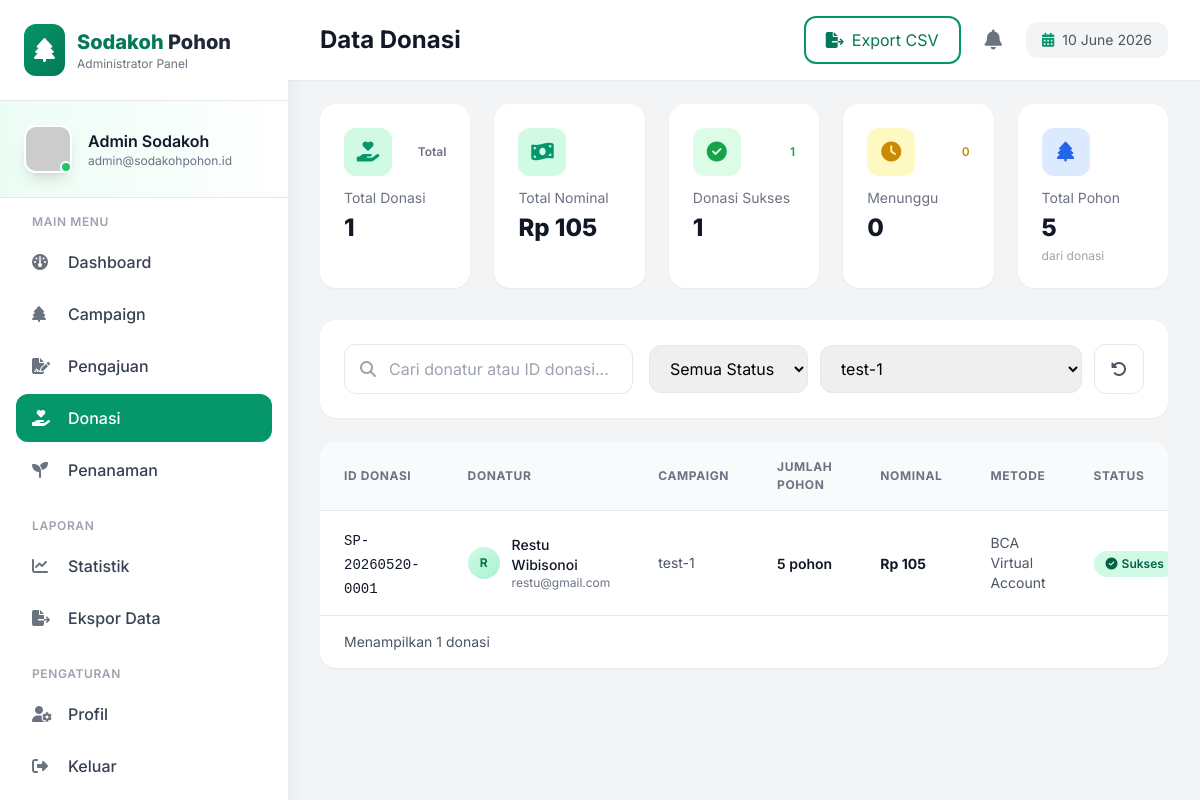
/admin/donations.php?campaign=16 (signed in), run on the app's committed database.
### tables this page shows
CREATE TABLE `donations` (
  `id` int(11) NOT NULL,
  `donation_number` varchar(50) NOT NULL,
  `donor_name` varchar(255) NOT NULL,
  `donor_email` varchar(255) DEFAULT NULL,
  `donor_phone` varchar(20) DEFAULT NULL,
  `anonymous` tinyint(1) DEFAULT 0,
  `campaign_id` int(11) NOT NULL,
  `trees_count` int(11) NOT NULL,
  `amount` decimal(12,2) NOT NULL,
  `status` enum('pending','paid','failed','cancelled') DEFAULT 'pending',
  `payment_method` varchar(50) DEFAULT NULL,
  `payment_proof` varchar(255) DEFAULT NULL,
  `message` text DEFAULT NULL,
  `certificate_number` varchar(100) DEFAULT NULL,
  `created_at` datetime DEFAULT NULL,
  `updated_at` datetime DEFAULT NULL
);

CREATE TABLE `campaigns` (
  `id` int(11) NOT NULL,
  `user_id` int(11) DEFAULT NULL,
  `created_by_user` tinyint(1) DEFAULT 0,
  `rejection_reason` text DEFAULT NULL,
  `title` varchar(255) NOT NULL,
  `description` text DEFAULT NULL,
  `long_description` text DEFAULT NULL,
  `location` varchar(255) NOT NULL,
  `tree_type` varchar(100) NOT NULL,
  `price_per_tree` decimal(12,2) NOT NULL,
  `target_trees` int(11) NOT NULL,
  `current_trees` int(11) DEFAULT 0,
  `planted_trees` int(11) DEFAULT 0,
  `image` varchar(255) DEFAULT NULL,
  `map_url` text DEFAULT NULL,
  `category` varchar(100) DEFAULT 'Umum',
  `status` enum('active','pending','completed','cancelled','pending_approval') DEFAULT 'pending_approval',
  `partner` varchar(255) DEFAULT NULL,
  `created_at` datetime DEFAULT NULL,
  `deadline` date DEFAULT NULL,
  `updated_at` datetime DEFAULT NULL
);

### admin/donations.php (the view, shortened to what the rows shown need)
<?php
require_once '../config/koneksi.php';
require_once '../models/Donation.php';
$donationModel = new Donation();
$status_filter = isset($_GET['status']) ? $_GET['status'] : 'all';
$campaign_filter = isset($_GET['campaign']) ? $_GET['campaign'] : 'all';
$status_param = ($status_filter != 'all') ? $status_filter : null;
$campaign_param = ($campaign_filter != 'all') ? $campaign_filter : null;
$raw_donations = $donationModel->getAll($status_param, $campaign_param);
$donations = [];
foreach ($raw_donations as $d) {
    $donations[] = [
        'id' => $d['donation_number'],
        'db_id' => $d['id'],
        'donor_name' => $d['donor_name'],
        'donor_email' => $d['donor_email'] ?? '-',
        'campaign' => $d['campaign_title'] ?? '-',
        'trees' => $d['trees_count'],
        'amount' => $d['amount'],
        'status' => $d['status'],
        'payment_method' => $d['payment_method'] ?? '-',
        'date' => $d['created_at'],
        'anonymous' => $d['anonymous'] ? true : false,
        'message' => $d['message'] ?? '',
        'donor_phone' => $d['donor_phone'] ?? '-',
    ];
}
$paid_donations = count(array_filter($donations, fn($d) => $d['status'] == 'paid'));
$pending_donations = count(array_filter($donations, fn($d) => $d['status'] == 'pending'));
?>
<!DOCTYPE html>
<html lang="id">
<head>
    <script src="https://cdn.tailwindcss.com"></script>
    <link rel="stylesheet" href="https://cdnjs.cloudflare.com/ajax/libs/font-awesome/6.4.0/css/all.min.css">
</head>
<body>
    <div class="flex h-screen bg-gray-100">
        <main class="flex-1 ml-72 overflow-y-auto">
            <header class="bg-white shadow-sm sticky top-0 z-30">
                <div class="flex justify-between items-center px-8 py-4">
                    <h1 class="text-2xl font-bold text-gray-900">Data Donasi</h1>
                </div>
            </header>
            <div class="px-8 py-6">
                <div class="grid grid-cols-1 md:grid-cols-5 gap-6 mb-8">
                    <div class="bg-white rounded-2xl p-6 shadow-sm">
                        <div class="flex items-center justify-between mb-3">
                            <div class="w-12 h-12 bg-green-100 rounded-xl flex items-center justify-center">
                                <i class="fas fa-check-circle text-green-600 text-xl"></i>
                            </div>
                            <span class="text-xs font-semibold text-green-600">
                                <?php echo $paid_donations; ?>
                            </span>
                        </div>
                        <p class="text-sm text-gray-500 mb-1">Donasi Sukses</p>
                        <p class="text-2xl font-extrabold text-gray-900">
                            <?php echo number_format($paid_donations); ?>
                        </p>
                    </div>
                    <div class="bg-white rounded-2xl p-6 shadow-sm">
                        <div class="flex items-center justify-between mb-3">
                            <div class="w-12 h-12 bg-yellow-100 rounded-xl flex items-center justify-center">
                                <i class="fas fa-clock text-yellow-600 text-xl"></i>
                            </div>
                            <span class="text-xs font-semibold text-yellow-600">
                                <?php echo $pending_donations; ?>
                            </span>
                        </div>
                        <p class="text-sm text-gray-500 mb-1">Menunggu</p>
                        <p class="text-2xl font-extrabold text-gray-900">
                            <?php echo number_format($pending_donations); ?>
                        </p>
                    </div>
                </div>
                <div class="bg-white rounded-2xl shadow-sm overflow-hidden">
                    <div class="overflow-x-auto">
                        <table class="min-w-full divide-y divide-gray-200">
                            <thead class="table-header">
                                <tr>
                                    <th class="px-6 py-4 text-left">ID Donasi</th>
                                    <th class="px-6 py-4 text-left">Donatur</th>
                                    <th class="px-6 py-4 text-left">Campaign</th>
                                    <th class="px-6 py-4 text-left">Jumlah Pohon</th>
                                    <th class="px-6 py-4 text-left">Nominal</th>
                                    <th class="px-6 py-4 text-left">Metode</th>
                                    <th class="px-6 py-4 text-left">Status</th>
                                </tr>
                            </thead>
                            <tbody class="bg-white divide-y divide-gray-200">
                                <?php if (empty($donations)): ?>
                                <tr>
                                    <td colspan="9" class="px-6 py-16 text-center">
                                        <div class="flex flex-col items-center">
                                            <div
                                                class="w-20 h-20 bg-gray-100 rounded-full flex items-center justify-center mb-4">
                                                <i class="fas fa-inbox text-gray-300 text-3xl"></i>
                                            </div>
                                            <p class="text-gray-500 text-lg font-medium mb-1">Belum ada donasi</p>
                                            <p class="text-gray-400 text-sm">Data donasi akan muncul di sini saat ada
                                                donatur yang berdonasi</p>
                                        </div>
                                    </td>
                                </tr>
                                <?php
else: ?>
                                <?php foreach ($donations as $donation): ?>
                                <tr class="table-row donation-row"
                                    data-search="<?php echo htmlspecialchars(strtolower($donation['donor_name'] . ' ' . $donation['id'] . ' ' . $donation['donor_email'])); ?>">
                                    <td class="px-6 py-4">
                                        <span class="font-mono text-sm font-medium text-gray-900">
                                            <?php echo htmlspecialchars($donation['id']); ?>
                                        </span>
                                    </td>
                                    <td class="px-6 py-4">
                                        <div class="flex items-center">
                                            <div
                                                class="flex-shrink-0 h-8 w-8 bg-gradient-to-br from-primary-100 to-primary-200 rounded-full flex items-center justify-center">
                                                <span class="text-xs font-bold text-primary-700">
                                                    <?php echo $donation['anonymous'] ? 'A' : htmlspecialchars(substr($donation['donor_name'], 0, 1)); ?>
                                                </span>
                                            </div>
                                            <div class="ml-3">
                                                <p class="text-sm font-medium text-gray-900">
                                                    <?php echo $donation['anonymous'] ? 'Anonymous' : htmlspecialchars($donation['donor_name']); ?>
                                                </p>
                                                <?php if (!$donation['anonymous']): ?>
                                                <p class="text-xs text-gray-500">
                                                    <?php echo htmlspecialchars($donation['donor_email']); ?>
                                                </p>
                                                <?php
        endif; ?>
                                            </div>
                                        </div>
                                    </td>
                                    <td class="px-6 py-4 text-sm text-gray-600">
                                        <?php echo htmlspecialchars($donation['campaign']); ?>
                                    </td>
                                    <td class="px-6 py-4">
                                        <span class="text-sm font-semibold text-gray-900">
                                            <?php echo $donation['trees']; ?> pohon
                                        </span>
                                    </td>
                                    <td class="px-6 py-4">
                                        <span class="text-sm font-bold text-gray-900">
                                            Rp
                                            <?php echo number_format($donation['amount']); ?>
                                        </span>
                                    </td>
                                    <td class="px-6 py-4 text-sm text-gray-600">
                                        <?php echo htmlspecialchars($donation['payment_method']); ?>
                                    </td>
                                    <td class="px-6 py-4">
                                        <?php
        $status = $donation['status'];
        $statusClass = 'status-pending';
        $statusIcon = 'clock';
        $statusLabel = 'Pending';
        if ($status == 'paid') {
            $statusClass = 'status-paid';
            $statusIcon = 'check-circle';
            $statusLabel = 'Sukses';
        }
        elseif ($status == 'failed') {
            $statusClass = 'status-failed';
            $statusIcon = 'times-circle';
            $statusLabel = 'Gagal';
        }
        elseif ($status == 'cancelled') {
            $statusClass = 'status-cancelled';
            $statusIcon = 'ban';
            $statusLabel = 'Dibatalkan';
        }
?>
                                        <span class="status-badge <?php echo $statusClass; ?>">
                                            <i class="fas fa-<?php echo $statusIcon; ?> mr-1"></i>
                                            <?php echo $statusLabel; ?>
                                        </span>
                                    </td>
                                </tr>
                                <?php
    endforeach; ?>
                                <?php
endif; ?>
                            </tbody>
                        </table>
                    </div>
                </div>
            </div>
        </main>
    </div>
</body>
</html>

### data on the page
donations: status "1", status "0", donation_number "SP-20260520-0001", donor_name "R", donor_name "Restu Wibisonoi", donor_email "restu@gmail.com", campaign.title "test-1", trees_count "5", amount "105", payment_method "BCA Virtual Account", status "Sukses"

### other printed values
$total_donations "1"
$total_amount "105"
$total_trees "5"
count($donations) "1"
form field value "test-1"
